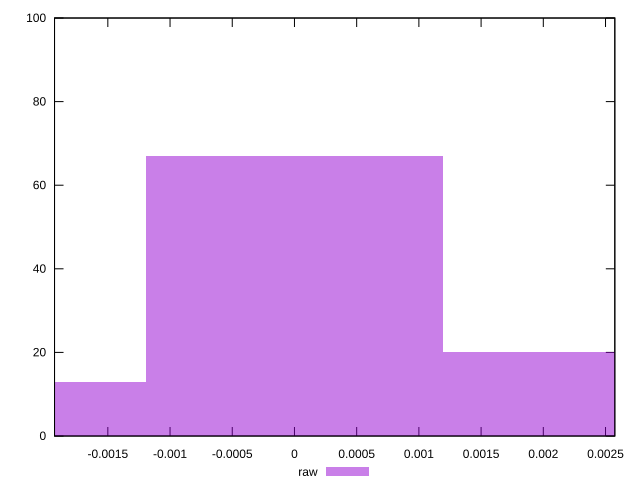

Write gnuplot code to recreate this figure.
reset

$raw <<EOF
0 67
0.0023893390638784046 20
-0.0023893390638784046 13
EOF

set key outside below
set boxwidth 0.0023893390638784046
set xrange [-0.0019283450424701176:0.0025747764308776703]
set yrange [0:100]
set trange [0:100]
set style fill transparent solid 0.5 noborder
set terminal svg size 640, 490 enhanced background rgb 'white'
set output "reports/report_00027_2021-02-24T12-40-31.850Z/meta/pScore-difference/samples/astro/raw/histogram.svg"

plot $raw title "raw" with boxes

reset
